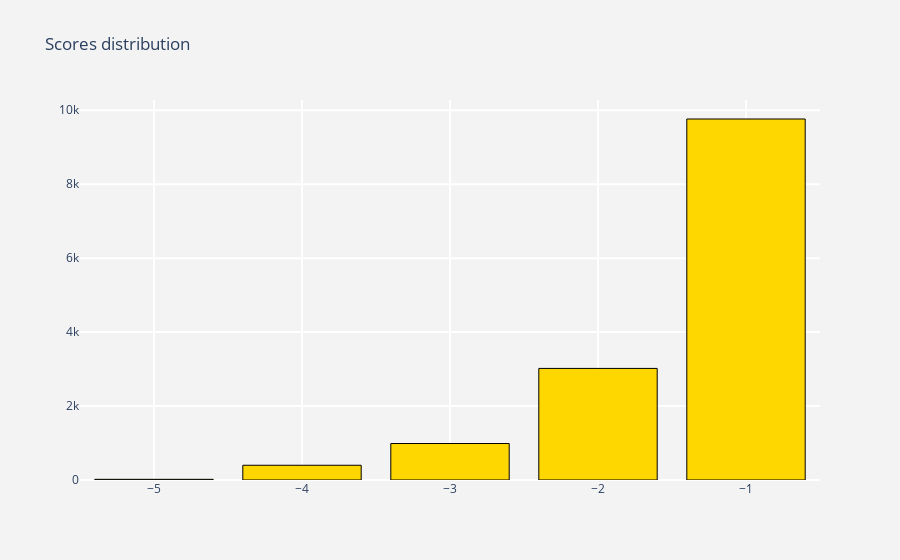

The cell this chart's notebook holds for it:
### Code cell
score_dist_charles_neg = show_percentage(data['negative'], colors5)

### Figure 1 — Plotly figure (JSON) as saved in the notebook; plotly's stock layout.template omitted (floating-point values rounded to 4 significant figures)
{"data": [{"marker": {"color": "gold", "line": {"color": "black", "width": 1}}, "type": "bar", "x": [-1, -2, -3, -4, -5], "y": [9764, 3018, 987, 399, 18]}], "layout": {"paper_bgcolor": "rgb(243,243,243)", "plot_bgcolor": "rgb(243,243,243)", "title": {"text": "Scores distribution"}, "xaxis": {"gridcolor": "rgb(255, 255, 255)", "gridwidth": 2}, "yaxis": {"gridcolor": "rgb(255, 255, 255)", "gridwidth": 2}}}
